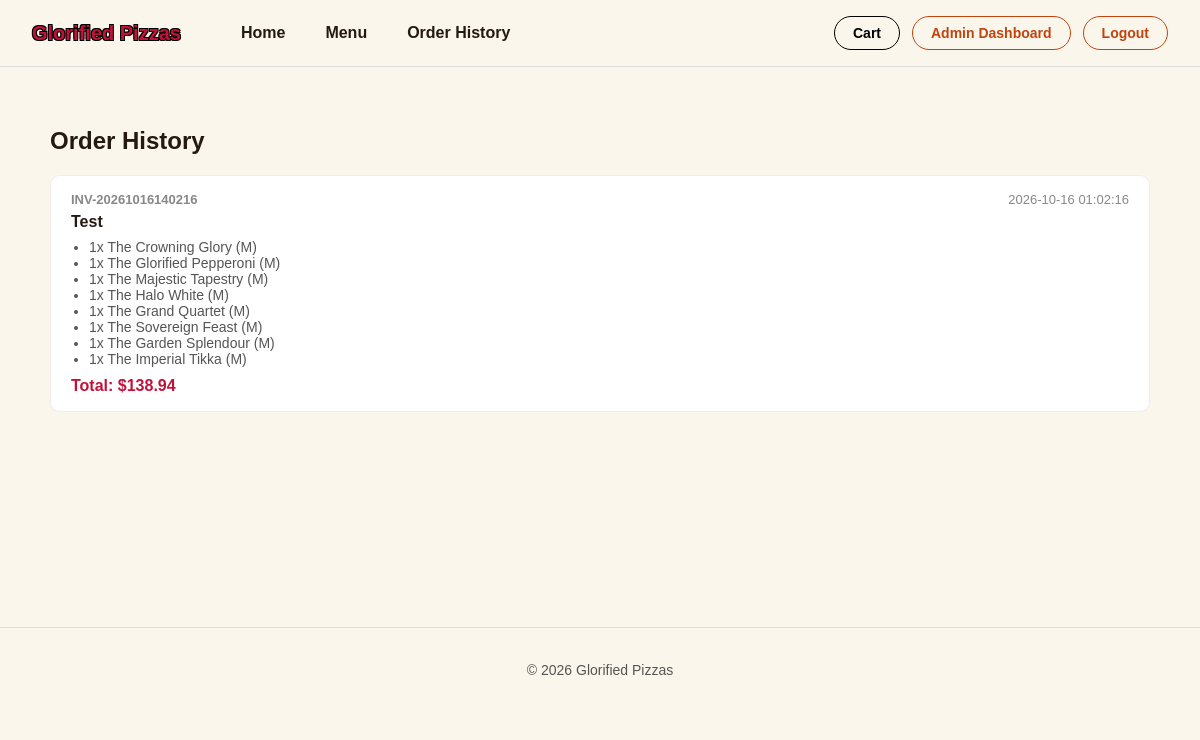
The page /orders (signed in) on the database its author committed.
### tables this page shows
CREATE TABLE orders (
                order_id INTEGER PRIMARY KEY AUTOINCREMENT,
                invoice_number TEXT,
                customer_name TEXT,
                cart_items TEXT,
                total REAL,
                date TIMESTAMP DEFAULT CURRENT_TIMESTAMP
            );

### AS91897-AS91896-main/app.py (the view)
@app.route("/orders")
def order_history():
    with sqlite3.connect('pizza_shop.db') as conn:
        cursor = conn.cursor()
        cursor.execute('SELECT * FROM orders ORDER BY order_id DESC')
        rows = cursor.fetchall()
    orders = []
    for row in rows:
        orders.append({
            'order_id': row[0],
            'invoice_number': row[1],
            'customer_name': row[2],
            'cart_items': json.loads(row[3]),
            'total': row[4],
            'date': row[5]
        })
    return render_template('order_history.html', orders=orders)

### AS91897-AS91896-main/templates/order_history.html (shortened to what this page needs)
{% extends "base.html" %}
{% block content %}
<h2>Order History</h2>
{% if not orders %}
<p>No orders have been placed yet.</p>
{% else %}
<div class="order-history-list">
    {% for order in orders %}
    <div class="order-history-card">
        <div class="order-history-header">
            <strong>{{ order.invoice_number }}</strong>
            <span>{{ order.date }}</span>
        </div>
        <p class="order-history-customer">{{ order.customer_name }}</p>
        <ul class="order-history-items">
            {% for item_key, item in order.cart_items.items() %}
            <li>{{ item.quantity }}x {{ item.name }} ({{ item.size }})</li>
            {% endfor %}
        </ul>
        <p class="order-history-total">Total: ${{ "%.2f"|format(order.total) }}</p>
    </div>
    {% endfor %}
</div>
{% endif %}
{% endblock %}

### AS91897-AS91896-main/static/css/style.css (style rules this page uses)
body { margin: 0; font-family: Arial, sans-serif; background: #FBF6EC; color: #241A12; }
.order-history-list { display: grid; gap: 16px; }
.order-history-card { background: #fff; border: 1px solid #eee; border-radius: 10px; padding: 16px 20px; }
.order-history-header { display: flex; justify-content: space-between; font-size: 13px; color: #888; margin-bottom: 6px; }
.order-history-customer { font-weight: bold; margin: 0 0 8px; }
.order-history-items { margin: 0 0 10px; padding-left: 18px; font-size: 14px; color: #555; }
.order-history-total { font-weight: bold; color: #C1123B; margin: 0; }
.product-card, .cart-panel, .stat-box, .order-history-card { transition: box-shadow 0.2s ease, transform 0.2s ease; }

### rows shown on the page
orders: invoice_number "INV-20261016140216", date "2026-10-16 01:02:16", customer_name "Test", quantity "1" "1" "1" "1" "1" "1" "1" "1", name "The Crowning Glory" "The Glorified Pepperoni" "The Majestic Tapestry" "The Halo White" "The Grand Quartet" "The Sovereign Feast" "The Garden Splendour" "The Imperial Tikka", size "M" "M" "M" "M" "M" "M" "M" "M", total "138.94"
